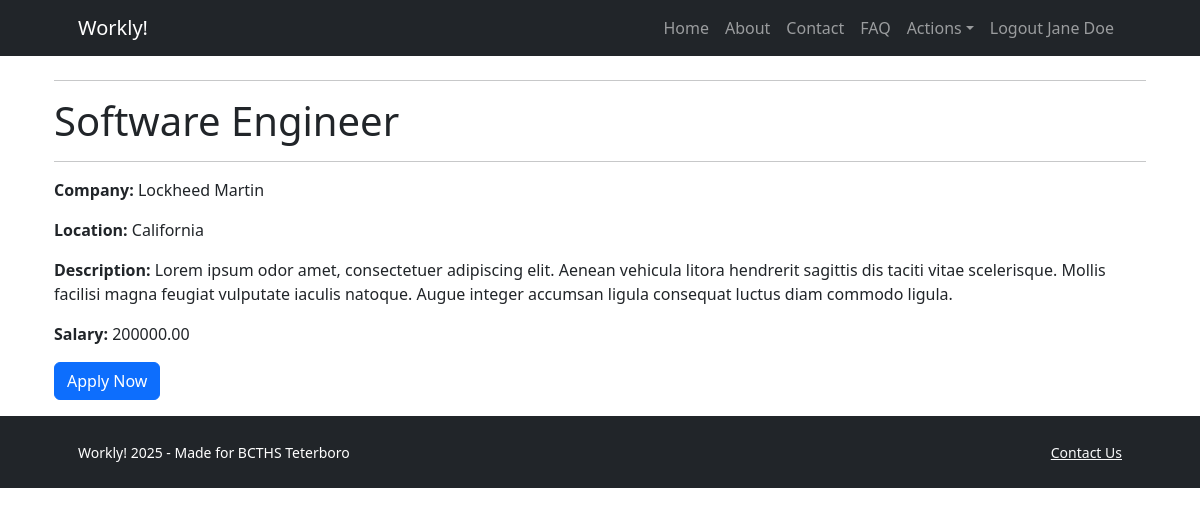
The app's page /jobs/6/ (signed in) with its own data.
### accounts/models.py (models this page shows, shortened)
class CustomUser(AbstractUser):
    USER_TYPE_CHOICES = (
        ('employer', 'Employer'),
        ('applicant', 'Applicant'),
    )
    name = models.CharField(max_length=100)
    user_type = models.CharField(max_length=10, choices=USER_TYPE_CHOICES)
    groups = models.ManyToManyField(Group, related_name="customuser_groups", blank=True)
    user_permissions = models.ManyToManyField(Permission, related_name="customuser_permissions", blank=True)

### joblistings/models.py (models this page shows, shortened)
class JobPosting(models.Model):
    title = models.CharField(max_length=200)
    company = models.CharField(max_length=200)
    description = models.TextField()
    location = models.CharField(max_length=100)
    salary = models.DecimalField(max_digits=10, decimal_places=2)
    date_posted = models.DateTimeField(default=timezone.now)
    is_approved = models.BooleanField(default=False)
    posted_by = models.ForeignKey(settings.AUTH_USER_MODEL, on_delete = models.CASCADE, related_name = 'job_postings')

### joblistings/views.py (the view)
# urls.py: path('jobs/<int:job_id>/', views.job_detail, name='job_detail'),
def job_detail(request, job_id):
    job = get_object_or_404(JobPosting, id=job_id)
    return render(request, 'job_detail.html', {'job':job})

### templates/job_detail.html (shortened to what this page needs)
{% extends "base.html" %}
{% block content %}
<div class="container">
<hr>
<h1>{{ job.title }}</h1>
<hr>
<p><strong>Company: </strong> {{ job.company }}</p>
<p><strong>Location: </strong> {{ job.location }}</p>
<p><strong>Description: </strong> {{ job.description }}</p>
<p><strong>Salary: </strong> {{ job.salary }}</p>
<a href="{% url 'apply_for_job' job.id %}" class="btn btn-primary mb-3">Apply Now</a>
    </div>
</div>
{% endblock content %}

### templates/base.html (shortened to what this page needs)
{% load static %}
<!DOCTYPE html>
<html lang="en">
    <head>
        <link rel ="stylesheet" href="https://cdn.jsdelivr.net/npm/bootstrap-icons@1.5.0/font/bootstrap-icons.css" />
        <link href="{% static 'css/styles.css' %}" rel="stylesheet" />
    </head>
    <body class="d-flex flex-column h-100">
        <main class="flex-shrink-0">
            <nav class="navbar navbar-expand-lg navbar-dark bg-dark">
                <div class="container px-5">
                    <a class="navbar-brand" href="{% url 'index'%}">Workly!</a>
                    <div class="collapse navbar-collapse" id="navbarSupportedContent">
                        <ul class="navbar-nav ms-auto mb-2 mb-lg-0">
                            <li class="nav-item"><a class="nav-link" href="{% url 'index' %}">Home</a></li>
                            <li class="nav-item"><a class="nav-link" href="{% url 'about' %}">About</a></li>
                            <li class="nav-item"><a class="nav-link" href="{% url 'contact' %}">Contact</a></li>
                            <li class="nav-item"><a class="nav-link" href="{% url 'faq' %}">FAQ</a></li>
                            {% if user.is_authenticated %}
                            <li class="nav-item dropdown">
                                <a class="nav-link dropdown-toggle" id="navbarDropdownPortfolio" href="#" role="button" data-bs-toggle="dropdown" aria-expanded="false">Actions</a>
                                </li>
                            <li class='nav-item'><a class="nav-link" href="{% url 'logout' %}">Logout {{user.name}}</a></li>
                            {% endif %}
                        </ul>
                    </div>
                </div>
            </nav>
            <div class="container mt-4">
                {% block content %}
                {% endblock content %}
        <footer class="bg-dark py-4 mt-auto">
            <div class="container px-5">
                <div class="row align-items-center justify-content-between flex-column flex-sm-row">
                    <div class="col-auto"><div class="small m-0 text-white">Workly! 2025 - Made for BCTHS Teterboro</div></div>
                    <div class="col-auto">
                        <a class="link-light small" href='{% url "contact" %}'>Contact Us</a>
                    </div>
                </div>
            </div>
        </footer>
    </body>
</html>

### records on screen
CustomUser: name "Jane Doe"
JobPosting: title "Software Engineer", company "Lockheed Martin", location "California", description "Lorem ipsum odor amet, consectetuer adipiscing elit. Aenean vehicula litora hendrerit sagittis dis taciti vitae scelerisque. Mollis facilisi magna feugiat vulputate iaculis natoque. Augue integer accumsan ligula consequat luctus diam commodo ligula.", salary "200000.00"
